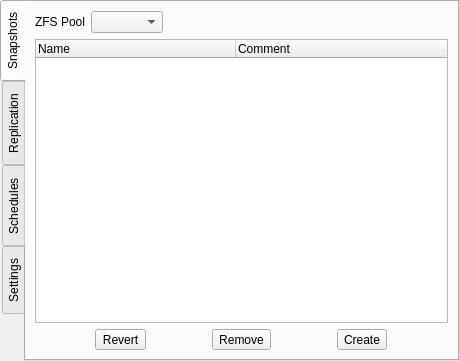
<?xml version="1.0" encoding="UTF-8"?>
<ui version="4.0">
 <class>lp_ui</class>
 <widget class="QWidget" name="lp_ui">
  <property name="geometry">
   <rect>
    <x>0</x>
    <y>0</y>
    <width>459</width>
    <height>361</height>
   </rect>
  </property>
  <property name="windowTitle">
   <string>Form</string>
  </property>
  <layout class="QVBoxLayout" name="verticalLayout">
   <property name="leftMargin">
    <number>0</number>
   </property>
   <property name="topMargin">
    <number>0</number>
   </property>
   <property name="rightMargin">
    <number>0</number>
   </property>
   <property name="bottomMargin">
    <number>0</number>
   </property>
   <item>
    <widget class="QTabWidget" name="tabWidget">
     <property name="tabPosition">
      <enum>QTabWidget::West</enum>
     </property>
     <property name="currentIndex">
      <number>0</number>
     </property>
     <widget class="QWidget" name="tab_snapshot">
      <attribute name="icon">
       <iconset resource="../../icons/icons.qrc">
        <normaloff>:/icons/black/camera.svg</normaloff>:/icons/black/camera.svg</iconset>
      </attribute>
      <attribute name="title">
       <string>Snapshots</string>
      </attribute>
      <layout class="QVBoxLayout" name="verticalLayout_2">
       <item>
        <layout class="QHBoxLayout" name="horizontalLayout">
         <item>
          <widget class="QLabel" name="label">
           <property name="text">
            <string>ZFS Pool</string>
           </property>
           <property name="alignment">
            <set>Qt::AlignRight|Qt::AlignTrailing|Qt::AlignVCenter</set>
           </property>
          </widget>
         </item>
         <item>
          <widget class="QComboBox" name="combo_snap_pool">
           <property name="sizeAdjustPolicy">
            <enum>QComboBox::AdjustToContents</enum>
           </property>
          </widget>
         </item>
         <item>
          <spacer name="horizontalSpacer">
           <property name="orientation">
            <enum>Qt::Horizontal</enum>
           </property>
           <property name="sizeHint" stdset="0">
            <size>
             <width>40</width>
             <height>20</height>
            </size>
           </property>
          </spacer>
         </item>
        </layout>
       </item>
       <item>
        <widget class="QTreeWidget" name="tree_snaps">
         <property name="indentation">
          <number>0</number>
         </property>
         <attribute name="headerDefaultSectionSize">
          <number>200</number>
         </attribute>
         <column>
          <property name="text">
           <string>Name</string>
          </property>
         </column>
         <column>
          <property name="text">
           <string>Comment</string>
          </property>
         </column>
        </widget>
       </item>
       <item>
        <layout class="QHBoxLayout" name="horizontalLayout_2">
         <item>
          <widget class="QToolButton" name="tool_snap_revert">
           <property name="text">
            <string>Revert</string>
           </property>
           <property name="icon">
            <iconset resource="../../icons/icons.qrc">
             <normaloff>:/icons/black/arrow-left-curved-down.svg</normaloff>:/icons/black/arrow-left-curved-down.svg</iconset>
           </property>
           <property name="toolButtonStyle">
            <enum>Qt::ToolButtonTextBesideIcon</enum>
           </property>
          </widget>
         </item>
         <item>
          <widget class="QToolButton" name="tool_snap_remove">
           <property name="text">
            <string>Remove</string>
           </property>
           <property name="icon">
            <iconset resource="../../icons/icons.qrc">
             <normaloff>:/icons/black/minus.svg</normaloff>:/icons/black/minus.svg</iconset>
           </property>
           <property name="toolButtonStyle">
            <enum>Qt::ToolButtonTextBesideIcon</enum>
           </property>
          </widget>
         </item>
         <item>
          <widget class="QToolButton" name="tool_snap_create">
           <property name="text">
            <string>Create</string>
           </property>
           <property name="icon">
            <iconset resource="../../icons/icons.qrc">
             <normaloff>:/icons/black/plus.svg</normaloff>:/icons/black/plus.svg</iconset>
           </property>
           <property name="toolButtonStyle">
            <enum>Qt::ToolButtonTextBesideIcon</enum>
           </property>
          </widget>
         </item>
        </layout>
       </item>
      </layout>
     </widget>
     <widget class="QWidget" name="tab_replication">
      <attribute name="icon">
       <iconset resource="../../icons/icons.qrc">
        <normaloff>:/icons/black/cloud-arrow-up-border.svg</normaloff>:/icons/black/cloud-arrow-up-border.svg</iconset>
      </attribute>
      <attribute name="title">
       <string>Replication</string>
      </attribute>
      <layout class="QVBoxLayout" name="verticalLayout_3">
       <item>
        <widget class="QTreeWidget" name="treeWidget">
         <property name="indentation">
          <number>0</number>
         </property>
         <attribute name="headerDefaultSectionSize">
          <number>100</number>
         </attribute>
         <column>
          <property name="text">
           <string>Dataset</string>
          </property>
         </column>
         <column>
          <property name="text">
           <string>Host</string>
          </property>
         </column>
         <column>
          <property name="text">
           <string>Remote Dataset</string>
          </property>
         </column>
         <column>
          <property name="text">
           <string>Port</string>
          </property>
         </column>
         <column>
          <property name="text">
           <string>Frequency</string>
          </property>
         </column>
         <column>
          <property name="text">
           <string>User</string>
          </property>
         </column>
        </widget>
       </item>
       <item>
        <layout class="QHBoxLayout" name="horizontalLayout_4">
         <item>
          <widget class="QToolButton" name="tool_rep_add">
           <property name="text">
            <string/>
           </property>
           <property name="icon">
            <iconset resource="../../icons/icons.qrc">
             <normaloff>:/icons/black/plus.svg</normaloff>:/icons/black/plus.svg</iconset>
           </property>
          </widget>
         </item>
         <item>
          <widget class="QToolButton" name="tool_rep_remove">
           <property name="text">
            <string>...</string>
           </property>
           <property name="icon">
            <iconset resource="../../icons/icons.qrc">
             <normaloff>:/icons/black/minus.svg</normaloff>:/icons/black/minus.svg</iconset>
           </property>
          </widget>
         </item>
         <item>
          <spacer name="horizontalSpacer_3">
           <property name="orientation">
            <enum>Qt::Horizontal</enum>
           </property>
           <property name="sizeHint" stdset="0">
            <size>
             <width>40</width>
             <height>20</height>
            </size>
           </property>
          </spacer>
         </item>
         <item>
          <widget class="QToolButton" name="tool_rep_start">
           <property name="text">
            <string>Start</string>
           </property>
           <property name="icon">
            <iconset resource="../../icons/icons.qrc">
             <normaloff>:/icons/black/cloud-arrow-up-border.svg</normaloff>:/icons/black/cloud-arrow-up-border.svg</iconset>
           </property>
           <property name="toolButtonStyle">
            <enum>Qt::ToolButtonTextBesideIcon</enum>
           </property>
          </widget>
         </item>
         <item>
          <widget class="QToolButton" name="tool_rep_init">
           <property name="text">
            <string>Initialize</string>
           </property>
           <property name="icon">
            <iconset resource="../../icons/icons.qrc">
             <normaloff>:/icons/black/cloud-sync-border.svg</normaloff>:/icons/black/cloud-sync-border.svg</iconset>
           </property>
           <property name="toolButtonStyle">
            <enum>Qt::ToolButtonTextBesideIcon</enum>
           </property>
          </widget>
         </item>
        </layout>
       </item>
      </layout>
     </widget>
     <widget class="QWidget" name="tab_schedule">
      <attribute name="icon">
       <iconset resource="../../icons/icons.qrc">
        <normaloff>:/icons/black/calendar-date.svg</normaloff>:/icons/black/calendar-date.svg</iconset>
      </attribute>
      <attribute name="title">
       <string>Schedules</string>
      </attribute>
      <layout class="QVBoxLayout" name="verticalLayout_4">
       <item>
        <widget class="QTreeWidget" name="tree_schedule">
         <property name="indentation">
          <number>0</number>
         </property>
         <attribute name="headerDefaultSectionSize">
          <number>130</number>
         </attribute>
         <column>
          <property name="text">
           <string>Dataset</string>
          </property>
         </column>
         <column>
          <property name="text">
           <string>Snapshots to Keep</string>
          </property>
         </column>
         <column>
          <property name="text">
           <string>Snapshot Schedule</string>
          </property>
         </column>
         <column>
          <property name="text">
           <string>Scrub Schedule</string>
          </property>
         </column>
        </widget>
       </item>
       <item>
        <layout class="QHBoxLayout" name="horizontalLayout_3">
         <item>
          <widget class="QToolButton" name="tool_schedule_addsnap">
           <property name="text">
            <string>...</string>
           </property>
          </widget>
         </item>
         <item>
          <widget class="QToolButton" name="tool_schedule_rmsnap">
           <property name="text">
            <string>...</string>
           </property>
          </widget>
         </item>
         <item>
          <spacer name="horizontalSpacer_2">
           <property name="orientation">
            <enum>Qt::Horizontal</enum>
           </property>
           <property name="sizeHint" stdset="0">
            <size>
             <width>40</width>
             <height>20</height>
            </size>
           </property>
          </spacer>
         </item>
         <item>
          <widget class="QToolButton" name="tool_schedule_addscrub">
           <property name="text">
            <string>...</string>
           </property>
          </widget>
         </item>
         <item>
          <widget class="QToolButton" name="tool_schedule_rmscrub">
           <property name="text">
            <string>...</string>
           </property>
          </widget>
         </item>
        </layout>
       </item>
      </layout>
     </widget>
     <widget class="QWidget" name="tab_settings">
      <attribute name="icon">
       <iconset resource="../../icons/icons.qrc">
        <normaloff>:/icons/black/preferences.svg</normaloff>:/icons/black/preferences.svg</iconset>
      </attribute>
      <attribute name="title">
       <string>Settings</string>
      </attribute>
      <layout class="QFormLayout" name="formLayout">
       <item row="0" column="0">
        <widget class="QLabel" name="label_2">
         <property name="text">
          <string>Disk Usage Warning:</string>
         </property>
        </widget>
       </item>
       <item row="0" column="1">
        <widget class="QSpinBox" name="spin_set_diskusage">
         <property name="suffix">
          <string> % Full</string>
         </property>
        </widget>
       </item>
       <item row="1" column="1">
        <widget class="QLineEdit" name="line_set_email"/>
       </item>
       <item row="1" column="0">
        <widget class="QLabel" name="label_3">
         <property name="text">
          <string>Email:</string>
         </property>
        </widget>
       </item>
       <item row="2" column="0">
        <widget class="QLabel" name="label_4">
         <property name="text">
          <string>Email Trigger:</string>
         </property>
        </widget>
       </item>
       <item row="2" column="1">
        <widget class="QComboBox" name="combo_set_emailopt">
         <property name="currentIndex">
          <number>1</number>
         </property>
         <item>
          <property name="text">
           <string>ALL</string>
          </property>
         </item>
         <item>
          <property name="text">
           <string>WARN</string>
          </property>
         </item>
         <item>
          <property name="text">
           <string>ERROR</string>
          </property>
         </item>
        </widget>
       </item>
       <item row="3" column="1">
        <widget class="QCheckBox" name="check_set_recursive">
         <property name="text">
          <string>Recursive Management</string>
         </property>
        </widget>
       </item>
       <item row="6" column="0">
        <widget class="QPushButton" name="push_set_save">
         <property name="text">
          <string>Save Settings</string>
         </property>
         <property name="icon">
          <iconset resource="../../icons/icons.qrc">
           <normaloff>:/icons/black/inbox-download.svg</normaloff>:/icons/black/inbox-download.svg</iconset>
         </property>
        </widget>
       </item>
      </layout>
     </widget>
    </widget>
   </item>
  </layout>
 </widget>
 <resources>
  <include location="../../icons/icons.qrc"/>
 </resources>
 <connections/>
</ui>
